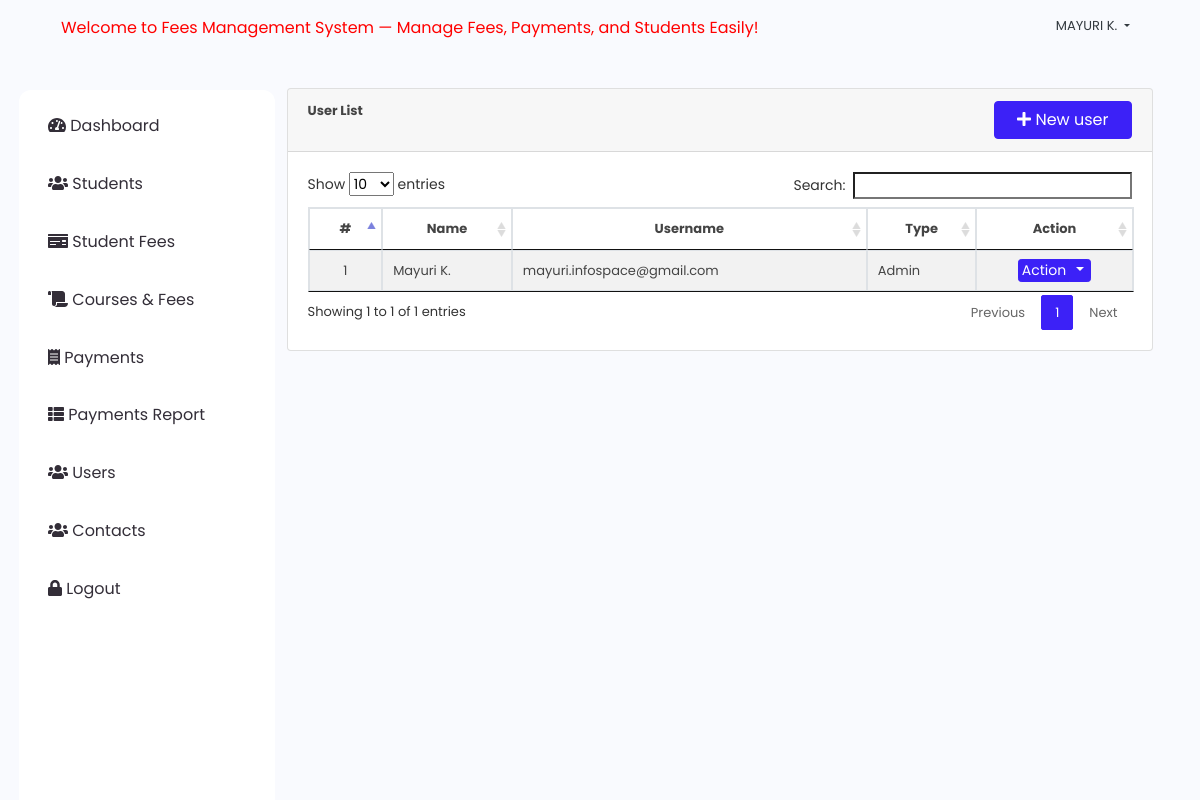
Page /click_fees/index.php?page=users (signed in) on the committed database.
### tables this page shows
CREATE TABLE IF NOT EXISTS `users` (
  `id` int NOT NULL AUTO_INCREMENT,
  `name` text NOT NULL,
  `username` varchar(200) NOT NULL,
  `password` text NOT NULL,
  `type` tinyint(1) NOT NULL DEFAULT '3' COMMENT '1=Admin,2=Staff',
  PRIMARY KEY (`id`)
);

### click_fees/users.php (the view, shortened to what this page needs)
<div class="container-fluid">
	<br>
	<div class="col-lg-12">
		<div class="card ">
			<div class="card-header"><b>User List</b>
				<button class="btn btn-primary float-right col-md-2 col-sm-6 " id="new_user"><i class="fa fa-plus"></i> New user</button></div>
			<div class="card-body">
				<table class="table-striped table-bordered">
			<thead>
				<tr>
					<th class="text-center">#</th>
					<th class="text-center">Name</th>
					<th class="text-center">Username</th>
					<th class="text-center">Type</th>
					<th class="text-center">Action</th>
				</tr>
			</thead>
			<tbody>
				<?php
 					include 'db_connect.php';
 					$type = array("","Admin","Staff","Alumnus/Alumna");
 					$users = $conn->query("SELECT * FROM users order by name asc");
 					$i = 1;
 					while($row= $users->fetch_assoc()):
				 ?>
				 <tr>
				 	<td class="text-center">
				 		<?php echo $i++ ?>
				 	</td>
				 	<td>
				 		<?php echo ucwords($row['name']) ?>
				 	</td>
				 	<td>
				 		<?php echo $row['username'] ?>
				 	</td>
				 	<td>
				 		<?php echo $type[$row['type']] ?>
				 	</td>
				 	<td>
				 		<center>
							<div class="btn-group">
							  <button type="button" class="btn btn-primary btn-sm">Action</button>
							  <button type="button" class="btn btn-primary btn-sm dropdown-toggle dropdown-toggle-split" data-toggle="dropdown" aria-haspopup="true" aria-expanded="false">
							  </button>
							</div>
						</center>
				 	</td>
				 </tr>
				<?php endwhile; ?>
			</tbody>
		</table>
			</div>
		</div>
	</div>
</div>

### click_fees/assets/css/style.css (style rules this page uses)
body { font-family: "Poppins", sans-serif; color: #444444; width: 100%; height: calc(100%); font-size: .813rem; background-color: #f9fafe; }
.btn-sm { padding: .0001rem .2rem; }
.btn-primary { color: #fff; background-color: #3c21f7; border-color: #3c21f7; }

### rows in the picture
users: name "Mayuri K.", username "mayuri.infospace@gmail.com", type "Admin"

### other values in the picture
$_SESSION['login_name'] "MAYURI K."
